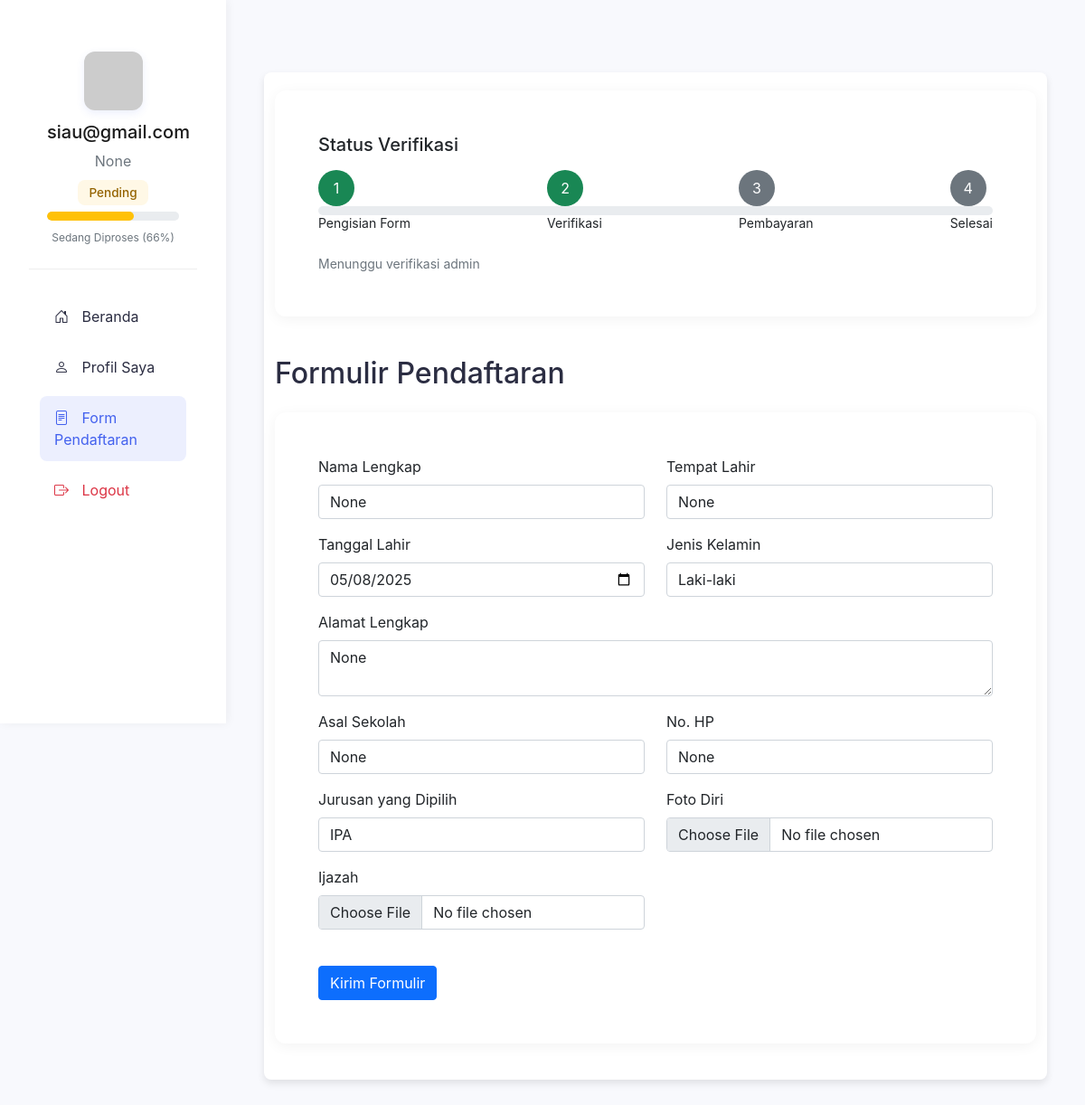
The page /verifikasi (signed in) on the database as committed earlier.
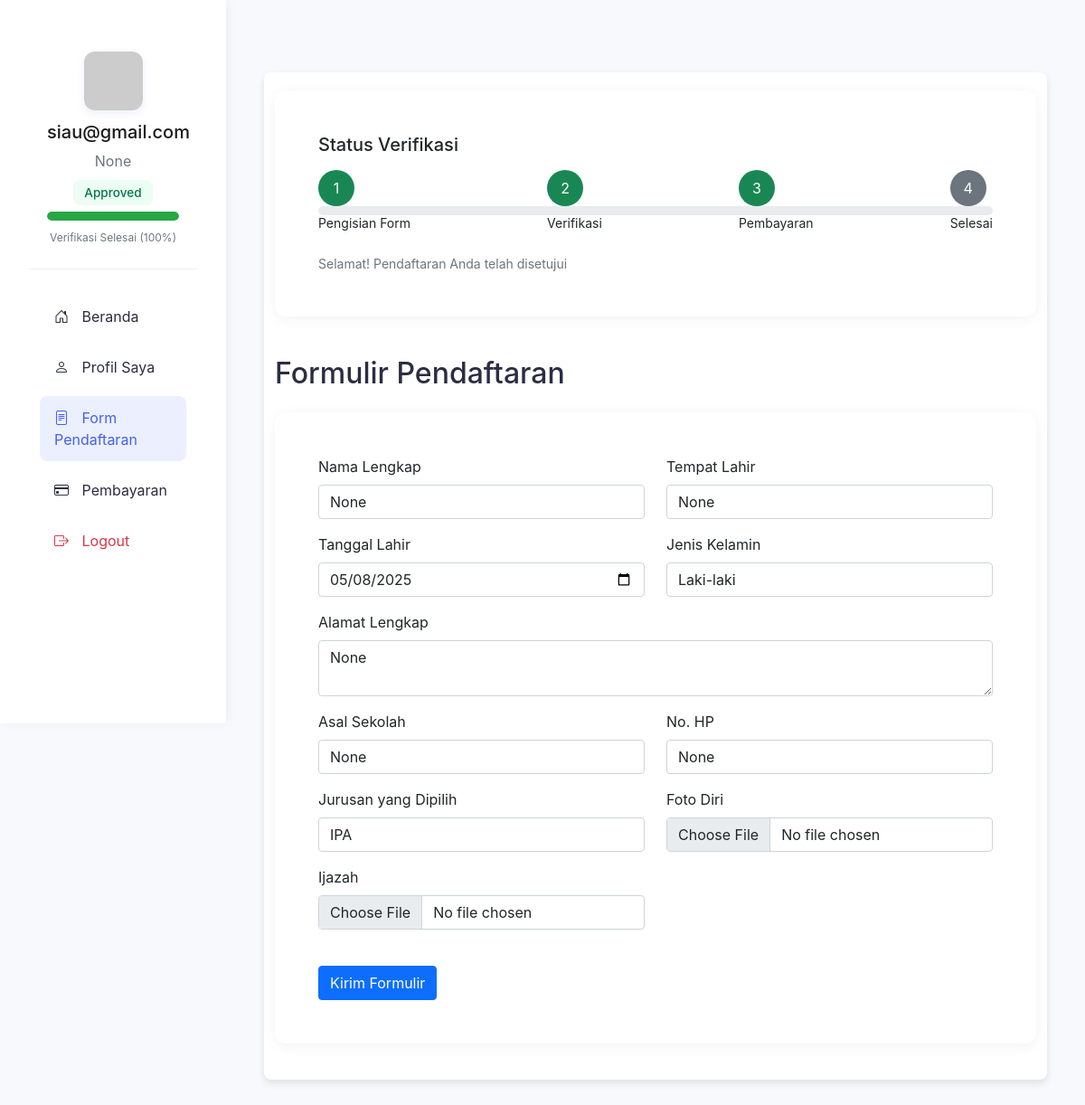
The same page on the database as committed later.
### app.py (models this page shows)
class Formulir(db.Model):
    id = db.Column(db.Integer, primary_key=True)
    user_id = db.Column(db.Integer, db.ForeignKey('users.id'), nullable=False)
    user = db.relationship('User', back_populates='formulir')
    nama_lengkap = db.Column(db.String(100))
    tempat_lahir = db.Column(db.String(100))
    tanggal_lahir = db.Column(db.String(100))
    jenis_kelamin = db.Column(db.String(20))
    alamat = db.Column(db.String(200))
    asal_sekolah = db.Column(db.String(200))
    jurusan = db.Column(db.String(100))
    no_hp = db.Column(db.String(20))
    foto_path = db.Column(db.String(200))
    ijazah_path = db.Column(db.String(200))
    pembayaran_path = db.Column(db.String(200))
    pembayaran_status = db.Column(db.String(20), default='belum')
    verifikasi_status = db.Column(db.String(20), default='belum')

### app.py (the view)
    def wrapper(*args, **kwargs):
        if 'user_id' not in session:
            flash('Anda perlu masuk terlebih dahulu.')
            return redirect(url_for('login'))
        return f(*args, **kwargs)

### app.py (called while the page is built, shortened)
@app.before_request
def make_session_permanent():
    session.permanent = True

def login_required(f):
    def wrapper(*args, **kwargs):
        if 'user_id' not in session:
            flash('Anda perlu masuk terlebih dahulu.')
            return redirect(url_for('login'))
        return f(*args, **kwargs)
    wrapper.__name__ = f.__name__
    return wrapper

@app.route('/verifikasi', methods=['GET', 'POST'])
@login_required
def verifikasi():
    user = User.query.get(session.get('user_id'))
    if not user:
        flash("User tidak ditemukan. Silakan login ulang.")
        return redirect(url_for('logout'))
    formulir = Formulir.query.filter_by(user_id=user.id).first()
    if not formulir and request.method == 'GET':
        formulir = Formulir(user_id=user.id)
        db.session.add(formulir)
        db.session.commit()
    return render_template('verifikasi.html', user=user, formulir=formulir)

### templates/verifikasi.html (shortened to what the changed rows need)
<!DOCTYPE html>
<html>
<head>
  <link rel="stylesheet" href="{{ url_for('static', filename='styles.css') }}">
</head>
<body>
  {% extends "base.html" %}
  {% block content %}
  <div class="container">
    <div class="row mb-4">
      <div class="col-12">
        <div class="card">
          <div class="card-body">
            <h5 class="mb-3">Status Verifikasi</h5>
            {% if formulir %}
            <div class="d-flex justify-content-between position-relative mb-4">
              <div class="progress" style="height: 3px; width: 100%; position: absolute; top: 50%; transform: translateY(-50%);">
              </div>
              <div class="position-relative">
              </div>
              <div class="position-relative">
              </div>
              <div class="position-relative">
              </div>
              <div class="position-relative">
              </div>
            </div>
            <div class="small mt-2 text-muted">
              {% if formulir.verifikasi_status == 'approved' %}
                Selamat! Pendaftaran Anda telah disetujui
              {% elif formulir.verifikasi_status == 'pending' %}
                Menunggu verifikasi admin
              {% elif formulir.verifikasi_status == 'rejected' %}
                Pendaftaran ditolak, silahkan periksa kembali dokumen Anda
              {% else %}
                Silahkan lengkapi formulir pendaftaran
              {% endif %}
            </div>
            {% else %}
            <div class="progress" style="height: 25px;">
              <div class="progress-bar bg-secondary" style="width: 25%">
                Belum Mengisi
              </div>
            </div>
            {% endif %}
          </div>
        </div>
      </div>
    </div>
    <div class="row">
      <div class="col-12">
        <h2 class="mb-4">Formulir Pendaftaran</h2>
        <div class="card">
          <div class="card-body">
            <form method="POST" enctype="multipart/form-data">
              <div class="row">
                <div class="col-md-6 mb-3">
                  <label class="form-label">Nama Lengkap</label>
                  <input class="form-control" name="nama_lengkap" required
                    value="{{ formulir.nama_lengkap if formulir }}">
                </div>
                <div class="col-md-6 mb-3">
                  <label class="form-label">Tempat Lahir</label>
                  <input class="form-control" name="tempat_lahir" required
                    value="{{ formulir.tempat_lahir if formulir }}">
                </div>
                <div class="col-md-6 mb-3">
                  <label class="form-label">Tanggal Lahir</label>
                  <input type="date" class="form-control" name="tanggal_lahir" required
                    value="{{ formulir.tanggal_lahir if formulir }}">
                </div>
                <div class="col-md-6 mb-3">
                  <label class="form-label">Jenis Kelamin</label>
                  <select class="form-control" name="jenis_kelamin" required>
                    <option value="Laki-laki"
                      {% if formulir.jenis_kelamin == 'Laki-laki' %}selected{% endif %}>Laki-laki</option>
                  </select>
                </div>
                <div class="col-12 mb-3">
                  <label class="form-label">Alamat Lengkap</label>
                  <textarea class="form-control" name="alamat" required>{{ formulir.alamat if formulir }}</textarea>
                </div>
                <div class="col-md-6 mb-3">
                  <label class="form-label">Asal Sekolah</label>
                  <input class="form-control" name="asal_sekolah" required
                    value="{{ formulir.asal_sekolah if formulir }}">
                </div>
                <div class="col-md-6 mb-3">
                  <label class="form-label">No. HP</label>
                  <input class="form-control" name="no_hp" type="tel" required
                    value="{{ formulir.no_hp if formulir }}">
                </div>
                <div class="col-md-6 mb-3">
                  <label class="form-label">Jurusan yang Dipilih</label>
                  <select class="form-control" name="jurusan" required>
                    <option value="IPA" {% if formulir.jurusan == 'IPA' %}selected{% endif %}>IPA</option>
                  </select>
                </div>
              </div>
            </form>
          </div>
        </div>
      </div>
    </div>
  </div>
  {% endblock %}

### templates/base.html (shortened to what this page needs)
<!DOCTYPE html>
<html>
<head>
  <link href="https://cdn.jsdelivr.net/npm/bootstrap@5.1.3/dist/css/bootstrap.min.css" rel="stylesheet">
  <link rel="stylesheet" href="https://cdn.jsdelivr.net/npm/bootstrap-icons@1.8.1/font/bootstrap-icons.css">
</head>
<body>
  <div class="wrapper">
    <nav class="sidebar">
      <div class="sidebar-header">
        <div class="sidebar-user">
          <img src="https://ui-avatars.com/api/?name={{ user.username if user else 'User' }}&background=random"
            alt="Profile">
          {% if session.user_id %}
          {% set user = get_current_user() %}
          <h5 class="mb-2">{{ user.username }}</h5>
          {% set formulir = get_user_formulir() %}
          {% if formulir %}
          <p class="mb-2">{{ formulir.nama_lengkap }}</p>
          <span class="status-badge
                                {% if formulir.verifikasi_status == 'approved' %}status-approved
                                {% elif formulir.verifikasi_status == 'pending' %}status-pending
                                {% else %}status-rejected{% endif %}">
            {{ formulir.verifikasi_status|title }}
          </span>
          <div class="progress">
            {% set progress = {
              'approved': 100,
              'pending': 66,
              'rejected': 33,
              'none': 0
            } %}
            <div class="progress-bar {% if formulir.verifikasi_status == 'approved' %}bg-success
                                    {% elif formulir.verifikasi_status == 'pending' %}bg-warning
                                    {% else %}bg-danger{% endif %}"
                 role="progressbar"
                 style="width: {{ progress[formulir.verifikasi_status|default('none')] }}%"
                 aria-valuenow="{{ progress[formulir.verifikasi_status|default('none')] }}"
                 aria-valuemin="0"
                 aria-valuemax="100">
            </div>
          </div>
          <div class="progress-status">
            {% if formulir.verifikasi_status == 'approved' %}
            Verifikasi Selesai
            {% elif formulir.verifikasi_status == 'pending' %}
            Sedang Diproses
            {% else %}
            Belum Diverifikasi
            {% endif %}
            ({{ progress[formulir.verifikasi_status|default('none')] }}%)
          </div>
          {% endif %}
          {% endif %}
        </div>
      </div>
      <div class="sidebar-menu mt-4">
        <div class="nav flex-column">
          <a href="{{ url_for('index') }}" class="nav-link {{ 'active' if request.endpoint == 'index' }}">
            <i class="bi bi-house-door"></i> Beranda
          </a>
          <a href="{{ url_for('profile') }}" class="nav-link {{ 'active' if request.endpoint == 'profile' }}">
            <i class="bi bi-person"></i> Profil Saya
          </a>
          <a href="{{ url_for('verifikasi') }}" class="nav-link {{ 'active' if request.endpoint == 'verifikasi' }}">
            <i class="bi bi-file-text"></i> Form Pendaftaran
          </a>
          {% if session.user_id %}
          {% set formulir = get_user_formulir() %}
          {% if formulir and formulir.verifikasi_status == 'approved' %}
          <a href="{{ url_for('pembayaran') }}" class="nav-link {{ 'active' if request.endpoint == 'pembayaran' }}">
            <i class="bi bi-credit-card"></i> Pembayaran
          </a>
          {% endif %}
          {% endif %}
          <a href="{{ url_for('logout') }}" class="nav-link text-danger">
            <i class="bi bi-box-arrow-right"></i> Logout
          </a>
        </div>
      </div>
    </nav>
    <div class="content">
      <div class="container-fluid">
        {% block content %}{% endblock %}
      </div>
    </div>
  </div>
</body>
</html>

Rows that differ between the two databases and show on the page:
changed Formulir "None": verifikasi_status "Pending" → "Approved"; verifikasi_status "66" → "100"
Other text that changed with them:
text no longer shown: "Sedang Diproses Menunggu verifikasi admin"
text now shown: "Verifikasi Selesai Pembayaran Selamat! Pendaftaran Anda telah disetujui"
